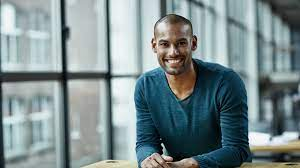
#> input picture image-editing/img.png, 300 x 168 px
$ python color_detection.py --video ../image-editing/img.png
#> lines starting #> are read from the running program, lines starting #| are printed output that depends on the picture; after the words box and inside, x2 and y2 are one past the last pixel; in counts of white or black regions, pixels touching at a corner belong together
#python Color_Detection.py

# import the necessary packages
#from collections import deque
import numpy as np
import argparse
#import imutils
import cv2
#import urllib #for reading image from URL


# construct the argument parse and parse the arguments
ap = argparse.ArgumentParser() #TAKES IN THE VIDEO(ACCEPTING VIDEO FILE)
ap.add_argument("-v", "--video",
    help="path to the (optional) video file")
#ap.add_argument("-b", "--buffer", type=int, default=64,help="max buffer size")
args = vars(ap.parse_args())


# define the lower and upper boundaries of the colors in the HSV color space
lower = {'red':(166, 84, 141), 'green':(66, 122, 129), 'blue':(97, 100, 117), 'yellow':(23, 59, 119), 'orange':(0, 50, 80)} #assign new item lower['blue'] = (93, 10, 0)
upper = {'red':(186,255,255), 'green':(86,255,255), 'blue':(117,255,255), 'yellow':(54,255,255), 'orange':(20,255,255)} #COLOR DICTIONARY


# define standard colors for circle around the object
colors = {'red':(0,0,255), 'green':(0,255,0), 'blue':(255,0,0), 'yellow':(0, 255, 217), 'orange':(0,140,255)} #

#pts = deque(maxlen=args["buffer"])

# if a video path was not supplied, grab the reference
# to the webcam
if not args.get("video", False):
    camera = cv2.VideoCapture(0)    #NO VIDEO, OPEN CAMERA


# otherwise, grab a reference to the video file
else:
    camera = cv2.VideoCapture(args["video"])
# keep looping
while True:
    # grab the current frame
    (grabbed, frame) = camera.read()
#> frame is the input picture: shape (168, 300, 3); mean B, G, R 142.8, 140.8, 124.3
    # if we are viewing a video and we did not grab a frame,
    # then we have reached the end of the video
    if args.get("video") and not grabbed:
        break

    #IP webcam image stream
    #URL = 'http://10.254.254.102:8080/shot.jpg'
    #urllib.urlretrieve(URL, 'shot1.jpg')
    #frame = cv2.imread('shot1.jpg')


    # resize the frame, blur it, and convert it to the HSV
    # color space
  #  frame = imutils.resize(frame, width=600)

    blurred = cv2.GaussianBlur(frame, (11, 11), 0)
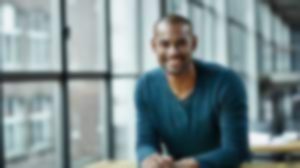
#> blurred: shape (168, 300, 3); mean B, G, R 142.9, 140.9, 124.4
    hsv = cv2.cvtColor(blurred, cv2.COLOR_BGR2HSV)
#> hsv: shape (168, 300, 3); mean H, S, V 84.8, 60.9, 146.3
    #for each color in dictionary check object in frame
    for key, value in upper.items():
        # construct a mask for the color from dictionary`1, then perform
        # a series of dilations and erosions to remove any small
        # blobs left in the mask
        kernel = np.ones((9,9),np.uint8)
        mask = cv2.inRange(hsv, lower[key], upper[key])
        mask = cv2.morphologyEx(mask, cv2.MORPH_OPEN, kernel)
        mask = cv2.morphologyEx(mask, cv2.MORPH_CLOSE, kernel)

        # find contours in the mask and initialize the current
        # (x, y) center of the ball
        cnts = cv2.findContours(mask.copy(), cv2.RETR_EXTERNAL,
            cv2.CHAIN_APPROX_SIMPLE)[-2]
        center = None

        # only proceed if at least one contour was found
        if len(cnts) > 0:
            # find the largest contour in the mask, then use
            # it to compute the minimum enclosing circle and
            # centroid
            c = max(cnts, key=cv2.contourArea)
            ((x, y), radius) = cv2.minEnclosingCircle(c) #Detecting Circle
            M = cv2.moments(c)
            center = (int(M["m10"] / M["m00"]), int(M["m01"] / M["m00"]))

            # only proceed if the radius meets a minimum size. Correct this value for your obect's size
            if radius > 0.5:
                # draw the circle and centroid on the frame,
                # then update the list of tracked points
                cv2.circle(frame, (int(x), int(y)), int(radius), colors[key], 2)        #Making the circle
                cv2.putText(frame,key + " color", (int(x-radius),int(y-radius)), cv2.FONT_HERSHEY_SIMPLEX, 0.6,colors[key],2)
#> this loop made 5 passes
#> (c, x, y, radius) on pass 3: ([[138, 146], [138, 154], [146, 154], [146, 146]], 142, 150, 5.66)
#> (x, y, radius, center) on pass 5: (178, 59.5, 37.37, (176, 64))
#> pass 3, `mask = cv2.inRange(hsv, lower[key], upper[key])`:
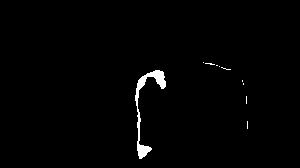
#> mask: shape (168, 300); 1.2% white; 10 white regions (9 under 20 px), largest, box (x1, y1, x2, y2) and area: (135, 70, 166, 159) 556
#> pass 3, `mask = cv2.morphologyEx(mask, cv2.MORPH_OPEN, kernel)`:
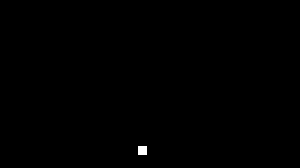
#> mask: shape (168, 300); 0.16% white; 1 white region, box (x1, y1, x2, y2) and area: (138, 146, 147, 155) 81
#> after the loop:
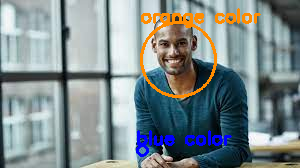
#> frame: shape (168, 300, 3); 4.25% of pixels changed, all inside (x1, y1, x2, y2) = (136, 8, 261, 157)


    # show the frame to our screen
    cv2.imshow("Frame", frame)

    key = cv2.waitKey(1) & 0xFF
#> (key q is pressed here)
    # if the 'q' key is pressed, stop the loop
    if key == ord("q"):
        break

# cleanup the camera and close any open windows
camera.release()
cv2.destroyAllWindows()
